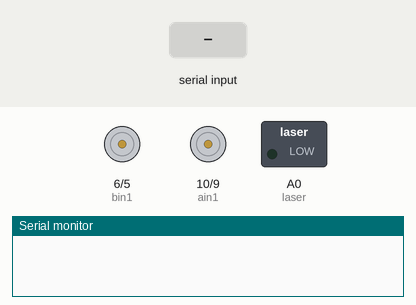
A sketch run on a simulated Arduino Uno, built with avr-gcc and run on an emulated ATmega328P. On the bench: motor-driver pin pairs drawn as motors (green arrow = first pin HIGH = forward, orange = second pin HIGH = backward, longer = more drive), switched loads named in the sketch (green lamp = pin HIGH), the last lines printed to the serial monitor. Inputs (shaded band) come from the test bench.

Above: at 1.2 s.
1.3 s: "m" received over Serial
2.8 s: "b" received over Serial
At 3.4 s:
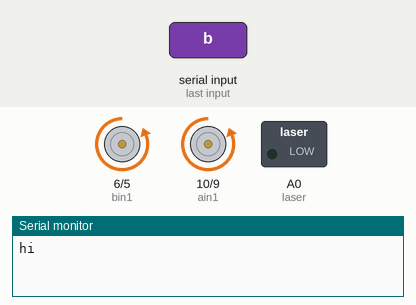
4.3 s: "d" received over Serial
At 4.6 s:
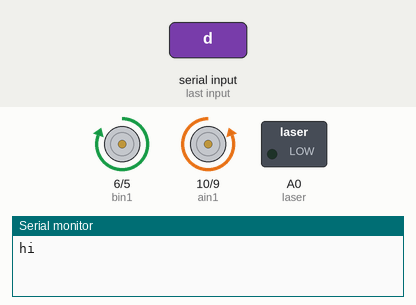
5.8 s: "h" received over Serial
At 6.9 s:
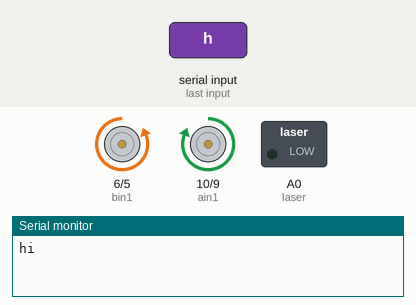
7.3 s: "f" received over Serial
At 8.1 s:
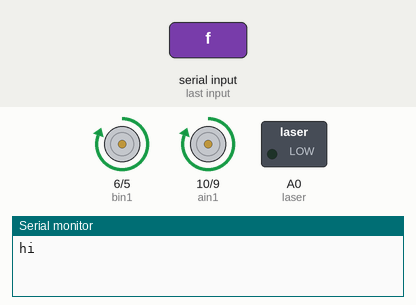
8.8 s: "l" received over Serial
At 9.2 s:
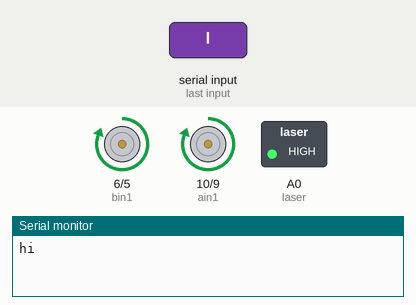
Timing chart, 0 to 11.3 s (numbered marks = the images above; inputs shaded):
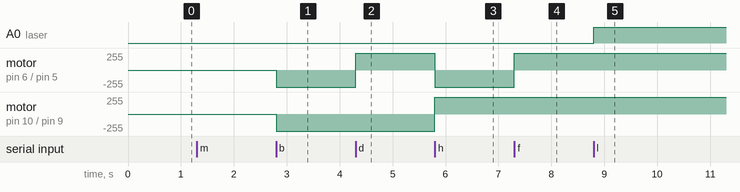

The sketch:

Y-ONE.ino
```cpp
#include "config.h"

/***functions***/

uint8_t readSensorF() {
  if (sonarF.ping_cm() != 0) return sonarF.ping_cm();
  else return 255;
}

uint8_t readSensorB() {
  if (sonarB.ping_cm() != 0) return sonarB.ping_cm();
  else return 255;
}

void servoAttach(uint16_t pos) {
  pos = map(pos, 0, 180, 800, 2500);
  digitalWrite(servo, HIGH);
  delayMicroseconds(pos);
  digitalWrite(servo, LOW);
}

void drive(int L, int R) {
  L = constrain(L, -255, 255);
  R = constrain(R, -255, 255);

  if (L < 0) {
    digitalWrite(ain1, HIGH);
    analogWrite(ain2, 255 - abs(L));
  } else if (L > 0) {
    digitalWrite(ain2, HIGH);
    analogWrite(ain1, 255 - abs(L));
  } else if (L == 0) {
    digitalWrite(ain1, HIGH);
    digitalWrite(ain2, HIGH);
  }

  if (R < 0) {
    digitalWrite(bin1, HIGH);
    analogWrite(bin2, 255 - abs(L));
  } else if (R > 0) {
    digitalWrite(bin2, HIGH);
    analogWrite(bin1, 255 - abs(L));
  } else if (R == 0) {
    digitalWrite(bin1, HIGH);
    digitalWrite(bin2, HIGH);
  }
}

//autoPilot mode
void eventCheck() {
  if (readSensorF() > radius) {
    drive(200, 200);
  } else if (readSensorF() <= radius) {
    drive(0, 0);
    servoAttach(0);
    delay(1000);
    uint8_t readTemp = readSensorF();
    servoAttach(90);
    delay(1000);
    servoAttach(180);
    delay(1000);
    uint8_t readTemp2 = readSensorF();
    if (readTemp > readTemp2 && readTemp > radius) {
      servoAttach(90);
      delay(1000);
      while (readSensorF() < 60) {
        drive(200, -200);
      }
      delay(1000);
    } else if (readTemp2 > readTemp && readTemp2 > radius) {
      servoAttach(90);
      delay(1000);
      while (readSensorF() < 60) {
        drive(-200, 200);
      }
      delay(1000);
    } else {
      servoAttach(90);
      while (readSensorF() < 60) {
        drive(-200, 200);
      }
      delay(1000);
      // backDrive(2000);
    }
  }
}

void backDrive(uint16_t timeout) {
  while (readSensorB() > radius) {
    drive(-200, -200);
    delay(timeout);
    drive(0, 0);
    servoAttach(0);
    delay(1000);
    uint8_t readTemp = readSensorF();
    servoAttach(90);
    delay(1000);
    servoAttach(180);
    delay(1000);
    uint8_t readTemp2 = readSensorF();
    if (readTemp > radius && readTemp >= readTemp2) {
      servoAttach(90);
      while (readSensorF() < radius) {
        drive(200, -200);
      }
      delay(1000);
      return;
    } else if (readTemp2 > radius && readTemp <= readTemp2) {
      servoAttach(90);
      while (readSensorF() < radius) {
        drive(-200, 200);
      }
      delay(1000);
      return;
    } else {
      servoAttach(90);
      delay(1000);
    }
  }
}

//bluetoothControl mode

//states
const char CMD_NO = 'a';
const char UP = 'b';
const char RIGHT = 'd';
const char DOWN = 'f';
const char LEFT = 'h';

char save_state = CMD_NO;

const uint16_t save_size = 255;
uint16_t index = 1;

char save_char[save_size] = {};
uint32_t save_time[save_size] = {};

uint8_t state_laser = false;

uint32_t save_last_time = 0;

void save_history(uint32_t timeout) {
  if (index != save_size) {
    if (save_state == UP) {
      save_char[index] = DOWN;
      save_time[index] = timeout;
      index+=1;
    } else if (save_state == DOWN) {
      save_char[index] = UP;
      save_time[index] = timeout;
      index+=1;
    } else if (save_state == RIGHT) {
      save_char[index] = LEFT;
      save_time[index] = timeout;
      index+=1;
    } else if (save_state == LEFT) {
      save_char[index] = RIGHT;
      save_time[index] = timeout;
      index+=1;
    }
  }
}

uint8_t backToHome() {
  save_last_time = millis();

  while (index != 0) {
    if (save_char[index] == UP) {  //up
      drive(255, 255);
    }else if (save_char[index] == RIGHT) {  //right
      drive(255, -255);
    }else if (save_char[index] == LEFT) {  //left
      drive(-255, 255);
    }else if (save_char[index] == DOWN) {  //down
      drive(-255, -255);
    }
    if (millis() - save_last_time > save_time[index]) {
      index -= 1;
      save_last_time = millis();
    }
  }
  drive(0, 0);
  return true;
}

void bluetoothControl() {
  if (Serial.available()) {
    //input
    char input = Serial.read();

    //command orintation
    if (input == 'm') {
      Serial.print("hi");
      drive(0,0);
      uint8_t result = backToHome();
    }
    if (input == 'a') {  //no command
      drive(0, 0);
      save_history(millis() - save_last_time);
      save_state = CMD_NO;
      save_last_time = 0;
    }
    if (input == 'b') {  //up
      drive(255, 255);
      save_state = UP;
      if (save_last_time == 0) save_last_time = millis();
    }
    if (input == 'd') {  //right
      drive(255, -255);
      save_state = RIGHT;
      if (save_last_time == 0) save_last_time = millis();
    }
    if (input == 'h') {  //left
      drive(-255, 255);
      save_state = LEFT;
      if (save_last_time == 0) save_last_time = millis();
    }
    if (input == 'f') {  //down
      drive(-255, -255);
      save_state = DOWN;
      if (save_last_time == 0) save_last_time = millis();
    }
    if (input == 'j') {  //tower turn to right
      if (position != 0) {
        position = position - 5;
      }
      servoAttach(position);
    }
    if (input == 'k') {  //tower turn to left
      servoAttach(0);
      if (position != 180) {
        position = position + 5;
      }
      servoAttach(position);
    }
    if (input == 'l') {  //FIRE
      state_laser = !state_laser;
      digitalWrite(laser, state_laser);
    }
  }
}


void testServo() {
  servoAttach(0);
  delay(500);
  servoAttach(90);
  delay(500);
  servoAttach(180);
  delay(500);
}

void setup() {
  //pin setup
  pinMode(bin2, OUTPUT);
  pinMode(bin1, OUTPUT);
  pinMode(ain1, OUTPUT);
  pinMode(ain2, OUTPUT);
  pinMode(servo, OUTPUT);
  pinMode(laser, OUTPUT);
  pinMode(trig_forward, OUTPUT);
  pinMode(echo_forward, INPUT);
  pinMode(trig_back, OUTPUT);
  pinMode(echo_back, INPUT);

  //serial setup
  Serial.begin(9600);

  //servo begin setup
  servoAttach(position);
}

void loop() {
  bluetoothControl();
}
```

config.h
```cpp
// library for sensors
#include <NewPing.h>

// sensor
const uint8_t trig_forward = 8;
const uint8_t echo_forward = 7;

const uint8_t trig_back = 4;
const uint8_t echo_back = 2;

NewPing sonarF(trig_forward, echo_forward, 255);
NewPing sonarB(trig_back, echo_back, 255);

// motor
const uint8_t ain2 = 9;
const uint8_t ain1 = 10;
const uint8_t bin1 = 6;
const uint8_t bin2 = 5;

//servo
const uint8_t servo = 2;
uint8_t position = 90;

//radius
const uint8_t radius = 30;

//wappon
const uint8_t laser = A0;
```

Measured:
- after the input at 2.8 s, motor on pin 6 (bin1) / pin 5 (bin2), motor on pin 10 (ain1) / pin 9 (ain2): stopped → backward 255/255 at once
- after the input at 4.3 s, motor on pin 6 (bin1) / pin 5 (bin2): backward 255/255 → forward 255/255 at once
- after the input at 5.8 s, motor on pin 6 (bin1) / pin 5 (bin2): forward 255/255 → backward 255/255 at once; motor on pin 10 (ain1) / pin 9 (ain2): backward 255/255 → forward 255/255 at once
- after the input at 7.3 s, motor on pin 6 (bin1) / pin 5 (bin2): backward 255/255 → forward 255/255 at once
- after the input at 8.8 s, A0 (laser): LOW → HIGH at once
